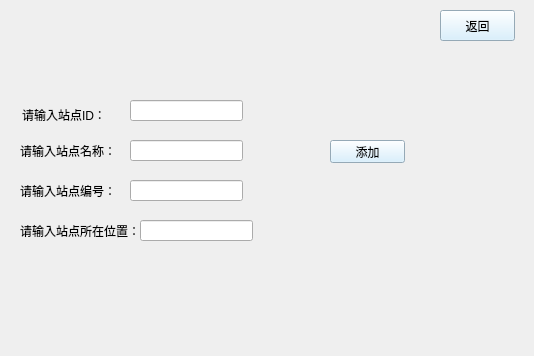
<?xml version="1.0" encoding="UTF-8"?>
<ui version="4.0">
 <class>addstop</class>
 <widget class="QWidget" name="addstop">
  <property name="geometry">
   <rect>
    <x>0</x>
    <y>0</y>
    <width>534</width>
    <height>356</height>
   </rect>
  </property>
  <property name="minimumSize">
   <size>
    <width>534</width>
    <height>356</height>
   </size>
  </property>
  <property name="maximumSize">
   <size>
    <width>534</width>
    <height>356</height>
   </size>
  </property>
  <property name="windowTitle">
   <string>Form</string>
  </property>
  <property name="styleSheet">
   <string notr="true">#addstop{image: url(:/new/prefix1/bus.jpg);}</string>
  </property>
  <widget class="QLabel" name="label">
   <property name="geometry">
    <rect>
     <x>22</x>
     <y>104</y>
     <width>81</width>
     <height>21</height>
    </rect>
   </property>
   <property name="text">
    <string>请输入站点ID：</string>
   </property>
  </widget>
  <widget class="QLineEdit" name="idEdit">
   <property name="geometry">
    <rect>
     <x>130</x>
     <y>100</y>
     <width>113</width>
     <height>21</height>
    </rect>
   </property>
  </widget>
  <widget class="QLabel" name="label_2">
   <property name="geometry">
    <rect>
     <x>20</x>
     <y>140</y>
     <width>101</width>
     <height>21</height>
    </rect>
   </property>
   <property name="text">
    <string>请输入站点名称：</string>
   </property>
  </widget>
  <widget class="QLineEdit" name="nameEdit">
   <property name="geometry">
    <rect>
     <x>130</x>
     <y>140</y>
     <width>113</width>
     <height>21</height>
    </rect>
   </property>
  </widget>
  <widget class="QLabel" name="label_3">
   <property name="geometry">
    <rect>
     <x>20</x>
     <y>180</y>
     <width>101</width>
     <height>21</height>
    </rect>
   </property>
   <property name="text">
    <string>请输入站点编号：</string>
   </property>
  </widget>
  <widget class="QLineEdit" name="numEdit">
   <property name="geometry">
    <rect>
     <x>130</x>
     <y>180</y>
     <width>113</width>
     <height>21</height>
    </rect>
   </property>
  </widget>
  <widget class="QLabel" name="label_4">
   <property name="geometry">
    <rect>
     <x>20</x>
     <y>220</y>
     <width>121</width>
     <height>21</height>
    </rect>
   </property>
   <property name="text">
    <string>请输入站点所在位置：</string>
   </property>
  </widget>
  <widget class="QLineEdit" name="locationEdit">
   <property name="geometry">
    <rect>
     <x>140</x>
     <y>220</y>
     <width>113</width>
     <height>21</height>
    </rect>
   </property>
  </widget>
  <widget class="QPushButton" name="pushButton">
   <property name="geometry">
    <rect>
     <x>330</x>
     <y>140</y>
     <width>75</width>
     <height>23</height>
    </rect>
   </property>
   <property name="styleSheet">
    <string notr="true">background-color: rgb(208, 237, 255);</string>
   </property>
   <property name="text">
    <string>添加</string>
   </property>
  </widget>
  <widget class="QPushButton" name="pushButton_2">
   <property name="geometry">
    <rect>
     <x>440</x>
     <y>10</y>
     <width>75</width>
     <height>31</height>
    </rect>
   </property>
   <property name="styleSheet">
    <string notr="true">background-color: rgb(208, 237, 255);</string>
   </property>
   <property name="text">
    <string>返回</string>
   </property>
  </widget>
 </widget>
 <resources/>
 <connections/>
</ui>
